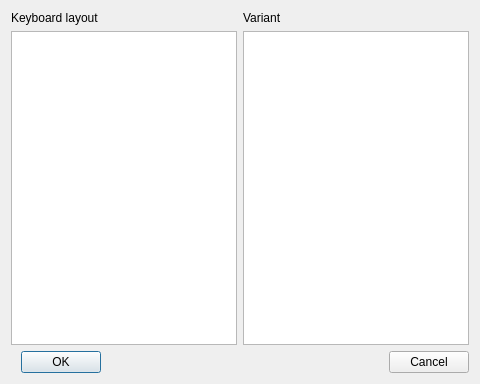
<?xml version="1.0" encoding="UTF-8"?>
<ui version="4.0">
 <class>SelectKeyboardLayoutDialog</class>
 <widget class="QDialog" name="SelectKeyboardLayoutDialog">
  <property name="geometry">
   <rect>
    <x>0</x>
    <y>0</y>
    <width>480</width>
    <height>384</height>
   </rect>
  </property>
  <property name="windowTitle">
   <string>Select a keyboard layout</string>
  </property>
  <layout class="QGridLayout" name="gridLayout">
   <item row="0" column="0">
    <widget class="QLabel" name="label">
     <property name="text">
      <string>Keyboard layout</string>
     </property>
    </widget>
   </item>
   <item row="0" column="1">
    <widget class="QLabel" name="label_2">
     <property name="text">
      <string>Variant</string>
     </property>
    </widget>
   </item>
   <item row="1" column="0">
    <widget class="QListWidget" name="layouts">
     <property name="sortingEnabled">
      <bool>true</bool>
     </property>
    </widget>
   </item>
   <item row="1" column="1">
    <widget class="QListWidget" name="variants"/>
   </item>
   <item row="2" column="0" colspan="2">
    <layout class="QHBoxLayout" name="horizontalLayout">
     <item>
      <widget class="QDialogButtonBox" name="buttonBox_1">
       <property name="orientation">
        <enum>Qt::Horizontal</enum>
       </property>
       <property name="standardButtons">
        <set>QDialogButtonBox::Ok</set>
       </property>
      </widget>
     </item>
     <item>
      <spacer name="horizontalSpacer_3">
       <property name="orientation">
        <enum>Qt::Horizontal</enum>
       </property>
       <property name="sizeHint" stdset="0">
        <size>
         <width>40</width>
         <height>20</height>
        </size>
       </property>
      </spacer>
     </item>
     <item>
      <spacer name="horizontalSpacer">
       <property name="orientation">
        <enum>Qt::Horizontal</enum>
       </property>
       <property name="sizeHint" stdset="0">
        <size>
         <width>40</width>
         <height>20</height>
        </size>
       </property>
      </spacer>
     </item>
     <item>
      <spacer name="horizontalSpacer_2">
       <property name="orientation">
        <enum>Qt::Horizontal</enum>
       </property>
       <property name="sizeHint" stdset="0">
        <size>
         <width>40</width>
         <height>20</height>
        </size>
       </property>
      </spacer>
     </item>
     <item>
      <widget class="QDialogButtonBox" name="buttonBox_2">
       <property name="orientation">
        <enum>Qt::Horizontal</enum>
       </property>
       <property name="standardButtons">
        <set>QDialogButtonBox::Cancel</set>
       </property>
      </widget>
     </item>
    </layout>
   </item>
  </layout>
 </widget>
 <resources/>
 <connections>
  <connection>
   <sender>buttonBox_1</sender>
   <signal>accepted()</signal>
   <receiver>SelectKeyboardLayoutDialog</receiver>
   <slot>accept()</slot>
   <hints>
    <hint type="sourcelabel">
     <x>248</x>
     <y>254</y>
    </hint>
    <hint type="destinationlabel">
     <x>157</x>
     <y>274</y>
    </hint>
   </hints>
  </connection>
  <connection>
   <sender>buttonBox_1</sender>
   <signal>rejected()</signal>
   <receiver>SelectKeyboardLayoutDialog</receiver>
   <slot>reject()</slot>
   <hints>
    <hint type="sourcelabel">
     <x>316</x>
     <y>260</y>
    </hint>
    <hint type="destinationlabel">
     <x>286</x>
     <y>274</y>
    </hint>
   </hints>
  </connection>
 </connections>
</ui>
